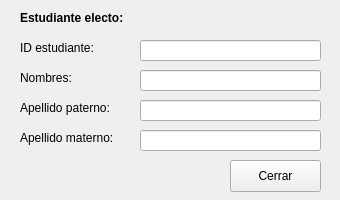
<?xml version="1.0" encoding="UTF-8"?>
<ui version="4.0">
 <class>MainWindow</class>
 <widget class="QMainWindow" name="MainWindow">
  <property name="geometry">
   <rect>
    <x>0</x>
    <y>0</y>
    <width>340</width>
    <height>200</height>
   </rect>
  </property>
  <property name="minimumSize">
   <size>
    <width>340</width>
    <height>200</height>
   </size>
  </property>
  <property name="maximumSize">
   <size>
    <width>340</width>
    <height>200</height>
   </size>
  </property>
  <property name="windowTitle">
   <string>Resultado</string>
  </property>
  <widget class="QWidget" name="centralwidget">
   <widget class="QLineEdit" name="estApMat">
    <property name="geometry">
     <rect>
      <x>140</x>
      <y>130</y>
      <width>181</width>
      <height>21</height>
     </rect>
    </property>
    <property name="styleSheet">
     <string notr="true"/>
    </property>
    <property name="maxLength">
     <number>255</number>
    </property>
   </widget>
   <widget class="QLabel" name="lblApMat">
    <property name="geometry">
     <rect>
      <x>20</x>
      <y>130</y>
      <width>111</width>
      <height>16</height>
     </rect>
    </property>
    <property name="text">
     <string>Apellido materno:</string>
    </property>
   </widget>
   <widget class="QLineEdit" name="estApPat">
    <property name="geometry">
     <rect>
      <x>140</x>
      <y>100</y>
      <width>181</width>
      <height>21</height>
     </rect>
    </property>
    <property name="styleSheet">
     <string notr="true"/>
    </property>
    <property name="maxLength">
     <number>255</number>
    </property>
   </widget>
   <widget class="QLabel" name="lblID">
    <property name="geometry">
     <rect>
      <x>20</x>
      <y>40</y>
      <width>91</width>
      <height>16</height>
     </rect>
    </property>
    <property name="text">
     <string>ID estudiante:</string>
    </property>
   </widget>
   <widget class="QLineEdit" name="estNombres">
    <property name="geometry">
     <rect>
      <x>140</x>
      <y>70</y>
      <width>181</width>
      <height>21</height>
     </rect>
    </property>
    <property name="styleSheet">
     <string notr="true"/>
    </property>
    <property name="maxLength">
     <number>255</number>
    </property>
   </widget>
   <widget class="QLabel" name="lblNombres">
    <property name="geometry">
     <rect>
      <x>20</x>
      <y>70</y>
      <width>71</width>
      <height>16</height>
     </rect>
    </property>
    <property name="text">
     <string>Nombres:</string>
    </property>
   </widget>
   <widget class="QLabel" name="lblApPat">
    <property name="geometry">
     <rect>
      <x>20</x>
      <y>100</y>
      <width>111</width>
      <height>16</height>
     </rect>
    </property>
    <property name="text">
     <string>Apellido paterno:</string>
    </property>
   </widget>
   <widget class="QLineEdit" name="estID">
    <property name="enabled">
     <bool>true</bool>
    </property>
    <property name="geometry">
     <rect>
      <x>140</x>
      <y>40</y>
      <width>181</width>
      <height>21</height>
     </rect>
    </property>
    <property name="autoFillBackground">
     <bool>false</bool>
    </property>
    <property name="styleSheet">
     <string notr="true"/>
    </property>
    <property name="maxLength">
     <number>8</number>
    </property>
    <property name="readOnly">
     <bool>true</bool>
    </property>
   </widget>
   <widget class="QLabel" name="lblID_2">
    <property name="geometry">
     <rect>
      <x>20</x>
      <y>10</y>
      <width>131</width>
      <height>16</height>
     </rect>
    </property>
    <property name="font">
     <font>
      <weight>75</weight>
      <bold>true</bold>
     </font>
    </property>
    <property name="text">
     <string>Estudiante electo:</string>
    </property>
   </widget>
   <widget class="QPushButton" name="nestCerrar">
    <property name="geometry">
     <rect>
      <x>230</x>
      <y>160</y>
      <width>91</width>
      <height>32</height>
     </rect>
    </property>
    <property name="text">
     <string>Cerrar</string>
    </property>
   </widget>
  </widget>
 </widget>
 <resources/>
 <connections/>
</ui>
